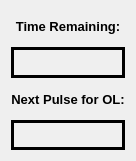
     <widget class="QWidget" name="verticalLayoutWidget_7">
      <property name="geometry">
       <rect>
        <x>770</x>
        <y>10</y>
        <width>131</width>
        <height>161</height>
       </rect>
      </property>
      <layout class="QVBoxLayout" name="verticalLayout_4">
       <item>
        <widget class="QLabel" name="label_timeRemaining">
         <property name="font">
          <font>
           <pointsize>10</pointsize>
           <weight>75</weight>
           <bold>true</bold>
          </font>
         </property>
         <property name="text">
          <string>Time Remaining:</string>
         </property>
         <property name="alignment">
          <set>Qt::AlignCenter</set>
         </property>
        </widget>
       </item>
       <item>
        <widget class="QLabel" name="t_rem">
         <property name="enabled">
          <bool>true</bool>
         </property>
         <property name="frameShape">
          <enum>QFrame::Box</enum>
         </property>
         <property name="frameShadow">
          <enum>QFrame::Plain</enum>
         </property>
         <property name="lineWidth">
          <number>3</number>
         </property>
         <property name="text">
          <string/>
         </property>
         <property name="alignment">
          <set>Qt::AlignCenter</set>
         </property>
        </widget>
       </item>
       <item>
        <widget class="QLabel" name="label_nextPulse">
         <property name="font">
          <font>
           <pointsize>10</pointsize>
           <weight>75</weight>
           <bold>true</bold>
          </font>
         </property>
         <property name="text">
          <string>Next Pulse for OL:</string>
         </property>
         <property name="alignment">
          <set>Qt::AlignCenter</set>
         </property>
        </widget>
       </item>
       <item>
        <widget class="QLabel" name="p_rem">
         <property name="frameShape">
          <enum>QFrame::Box</enum>
         </property>
         <property name="lineWidth">
          <number>3</number>
         </property>
         <property name="text">
          <string/>
         </property>
         <property name="alignment">
          <set>Qt::AlignCenter</set>
         </property>
        </widget>
       </item>
      </layout>
     </widget>
